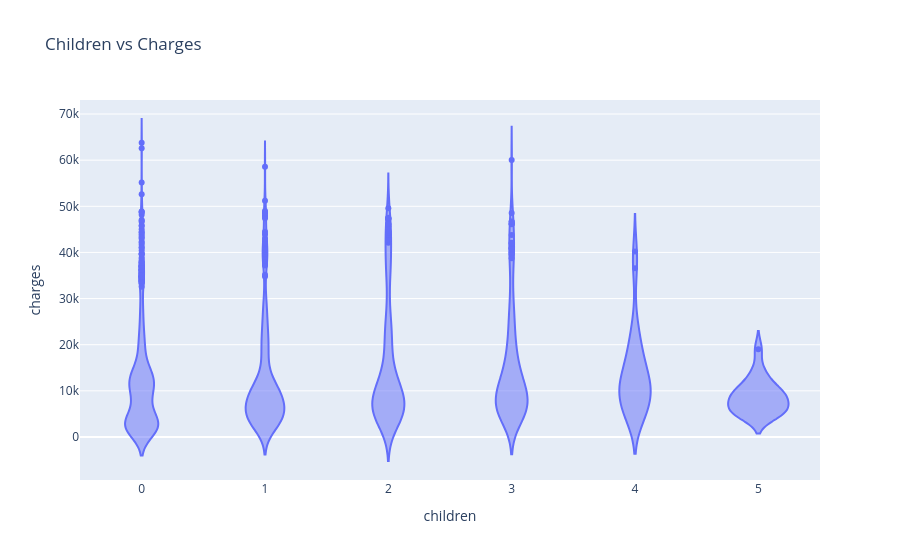

Source (notebook cell):
### Markdown cell above
> **EXERCISE**: Create some more graphs to visualize how the "charges" column is related to other columns ("children", "sex", "region" and "smoker"). Summarize the insights gathered from these graphs.
>
> *Hint*: Use violin plots (`px.violin`) and bar plots (`sns.barplot`)

### Code cell
fig = px.violin(
    medical_df, 
    x='children', 
    y='charges',
    title='Children vs Charges'
)
fig.show()

### Figure 1 — Plotly figure (JSON) as saved in the notebook; plotly's stock layout.template omitted (floating-point values rounded to 4 significant figures; data arrays with more than 128 entries replaced by an {"elided": "..."} marker saying what was removed)
{"data": [{"alignmentgroup": "True", "box": {"visible": false}, "hovertemplate": "children=%{x}<br>charges=%{y}<extra></extra>", "legendgroup": "", "marker": {"color": "#636efa"}, "name": "", "offsetgroup": "", "orientation": "v", "scalegroup": "True", "showlegend": false, "type": "violin", "x": {"elided": "1337 int values"}, "x0": " ", "xaxis": "x", "y": {"elided": "1337 float values"}, "y0": " ", "yaxis": "y"}], "layout": {"legend": {"tracegroupgap": 0}, "title": {"text": "Children vs Charges"}, "violinmode": "group", "xaxis": {"anchor": "y", "domain": [0, 1], "title": {"text": "children"}}, "yaxis": {"anchor": "x", "domain": [0, 1], "title": {"text": "charges"}}}}
